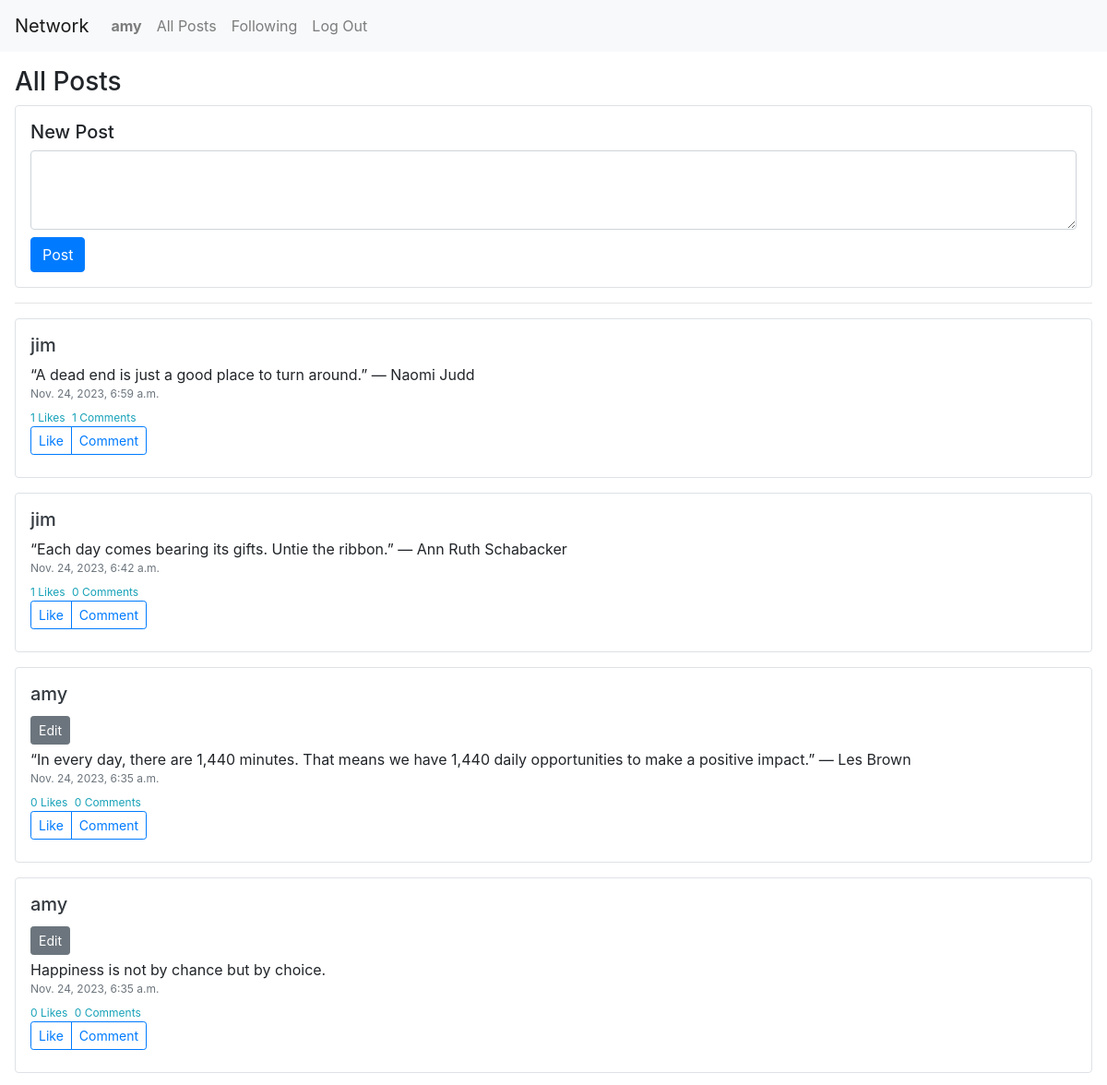
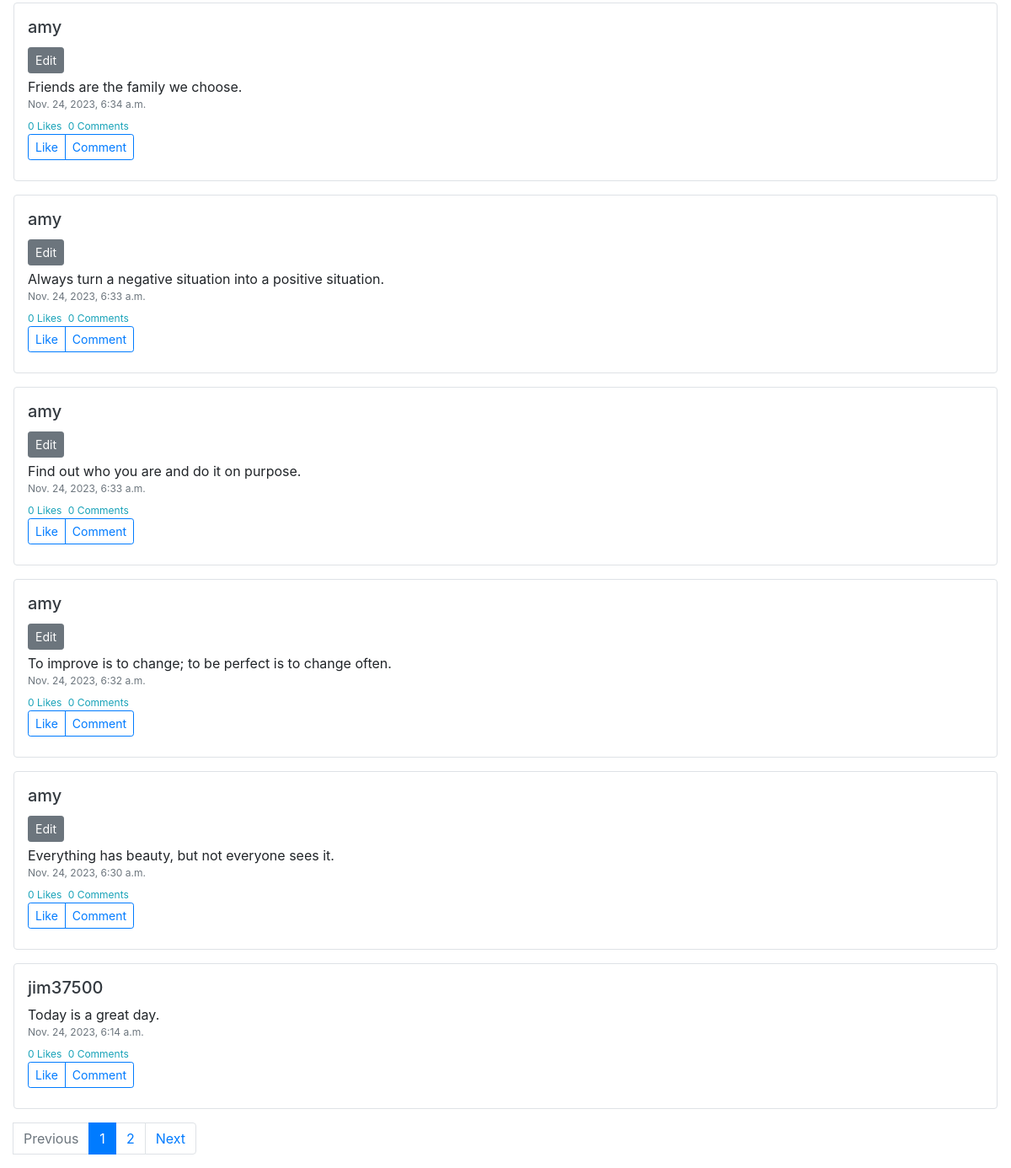
The app's page / (signed in) with its own data (2 pictures, top to bottom).
### network/models.py (models this page shows)
class User(AbstractUser):
    pass

class Post(models.Model):
    user = models.ForeignKey(User, on_delete=models.CASCADE, related_name="author")
    content = models.TextField()
    create_time = models.DateTimeField(auto_now_add=True)
    likes = models.IntegerField(default=0)
    comments = models.IntegerField(default=0)

### network/views.py (the view)
# urls.py: path("", views.index, name="index"),
def index(request):
    filter_posts = Post.objects.all().order_by('-create_time')
    posts = paginate_post(request, filter_posts)
    like_messages = generate_likes_list(request, posts)
    comments_list = generate_comments_list(posts)
    return render(request, "network/index.html", {
        "posts": posts,
        "likes": like_messages,
        "comments_list": comments_list
    })

### network/views.py (called while the page is built)
def paginate_post(request, filter_posts):
    posts_per_page = 10
    paginator = Paginator(filter_posts, posts_per_page)
    page_number = request.GET.get('page')
    try:
        posts = paginator.page(page_number)
    except PageNotAnInteger:
        posts = paginator.page(1)
    except EmptyPage:
        posts = paginator.page(paginator.num_pages)
    return posts

@login_required
def generate_likes_list(request, posts):
    like_messages = []
    for post in posts:
        liked = Like.objects.filter(user=request.user, post=post).exists()
        if liked:
            message = "Unlike"
        else:
            message = "Like"
        like_messages.append(message)
    return like_messages

def generate_comments_list(posts):
    comments_list = []
    for post in posts:
        comments = Comment.objects.filter(post=post)
        post.comments = comments.count()
        post.save()
        comments_list.append(comments)
    return comments_list

### network/templates/network/index.html (shortened to what this page needs)
{% extends "network/layout.html" %}
{% load static %}
{% block body %}
    <div class="mx-3 my-3">
        <h3>All Posts</h3>
        {% if user.is_authenticated %}
            <div class="border rounded px-3 py-3">
                <h5>New Post</h5>
                <form method="POST" action="{% url 'post' %}">
                    <textarea class="form-control" name="content" rows="3"></textarea>
                    <button class="btn btn-primary mt-2" type="submit">Post</button>
                </form>
            </div>
        {% endif %}
        <hr/>
        {% for post in posts %}
            <div class="border rounded px-3 py-3 mt-3">
                <h5><a href="{% url 'profile' post.user %}" class="text-dark">{{ post.user }}</a></h5>
                {% if user == post.user %}
                    <button type="button" class="btn btn-secondary btn-sm js-edit-btn my-1" data-post-id="{{ post.id|safe }}">Edit</button>
                {% endif %}
                <div class="post-content" id='post-id{{ post.id }}-content'>{{ post.content }}</div>
                <div class="post-time text-secondary" id='post-id{{ post.id }}-time'>{{ post.create_time }}</div>
                <div class="post-datas mt-2 text-info">
                    <span id="post-id{{ post.id }}-count-likes">{{ post.likes }} Likes</span>
                    <span class="ml-1"><span id="post-id{{ post.id }}-count-comments">{{ post.comments }}</span> Comments</span>
                </div>
                {% if user.is_authenticated %}
                    <div class="btn-group btn-group-sm" role="group" aria-label="Small button group">
                        {% for like in likes %}
                            {% if forloop.counter0 == forloop.parentloop.counter0 %}
                                <button type="button" class="btn btn-outline-primary js-like-btn" data-post-id="{{ post.id|safe }}">{{ like }}</button>
                            {% endif %}
                        {% endfor %}
                        <button type="button" class="btn btn-outline-primary js-comment-btn" data-post-id="{{ post.id|safe }}">Comment</button>
                    </div>
                {% else %}
                    <div class="text-warning require-login-text mt-1">Log in to like and comment on the post.</div>
                {% endif %}
            </div>
        {% endfor %}
        <nav aria-label="..." class="mt-3">
            <ul class="pagination">
                <li class="page-item">
                    {% if posts.has_previous %}
                        <a class="page-link" href="?page={{ posts.previous_page_number }}">Previous</a>
                    {% else %}
                        <li class="page-item disabled">
                            <span class="page-link">Previous</span>
                        </li>
                    {% endif %}
                </li>
                {% for page_num in posts.paginator.page_range %}
                    {% if posts.number == page_num %}
                        <li class="page-item active" aria-current="page">
                                <span class="page-link">
                                    {{ page_num }}
                            </span>
                        </li>
                    {% else %}
                        <li class="page-item"><a class="page-link" href="?page={{ page_num }}">{{ page_num }}</a></li>
                    {% endif %}
                {% endfor %}
                <li class="page-item">
                    {% if posts.has_next %}
                        <a class="page-link" href="?page={{ posts.next_page_number }}">Next</a>
                    {% else %}
                        <li class="page-item disabled">
                            <span class="page-link">Next</span>
                        </li>
                    {% endif %}
                </li>
            </ul>
        </nav>
    </div>
{% endblock %}

### network/templates/network/layout.html (shortened to what this page needs)
{% load static %}
<!DOCTYPE html>
<html lang="en">
    <head>
        <link rel="stylesheet" href="https://stackpath.bootstrapcdn.com/bootstrap/4.4.1/css/bootstrap.min.css">
        <link href="{% static 'network/styles.css' %}" rel="stylesheet">
    </head>
    <body>
        <nav class="navbar navbar-expand-lg navbar-light bg-light">
            <a class="navbar-brand" href="#">Network</a>
            <div>
                <ul class="navbar-nav mr-auto">
                    {% if user.is_authenticated %}
                        <li class="nav-item">
                            <a class="nav-link" href="{% url 'profile' user.username %}"><strong>{{ user.username }}</strong></a>
                        </li>
                    {% endif %}
                    <li class="nav-item">
                    <a class="nav-link" href="{% url 'index' %}">All Posts</a>
                    </li>
                    {% if user.is_authenticated %}
                        <li class="nav-item">
                            <a class="nav-link" href="{% url 'following' %}">Following</a>
                        </li>
                        <li class="nav-item">
                            <a class="nav-link" href="{% url 'logout' %}">Log Out</a>
                        </li>
                    {% endif %}
                </ul>
            </div>
        </nav>
        <div class="body">
            {% block body %}
            {% endblock %}
        </div>
    </body>
</html>

### network/static/network/styles.css (style rules this page uses)
.post-content { font-size: 16px; }
.post-time { font-size: 12px; }
.post-datas { font-size: 12px; }

### records on screen
User: username "amy"
Post: user "jim", content "“A dead end is just a good place to turn around.” — Naomi Judd", create_time "Nov. 24, 2023, 6:59 a.m.", likes "1", comments "1", likes "Like"
Post: user "jim", content "“Each day comes bearing its gifts. Untie the ribbon.” — Ann Ruth Schabacker", create_time "Nov. 24, 2023, 6:42 a.m.", likes "1", comments "0", likes "Like"
Post: user "amy", content "“In every day, there are 1,440 minutes. That means we have 1,440 daily opportunities to make a positive impact.” — Les Brown", create_time "Nov. 24, 2023, 6:35 a.m.", likes "0", comments "0", likes "Like"
Post: user "amy", content "Happiness is not by chance but by choice.", create_time "Nov. 24, 2023, 6:35 a.m.", likes "0", comments "0", likes "Like"
Post: user "amy", content "Friends are the family we choose.", create_time "Nov. 24, 2023, 6:34 a.m.", likes "0", comments "0", likes "Like"
Post: user "amy", content "Always turn a negative situation into a positive situation.", create_time "Nov. 24, 2023, 6:33 a.m.", likes "0", comments "0", likes "Like"
Post: user "amy", content "Find out who you are and do it on purpose.", create_time "Nov. 24, 2023, 6:33 a.m.", likes "0", comments "0", likes "Like"
Post: user "amy", content "To improve is to change; to be perfect is to change often.", create_time "Nov. 24, 2023, 6:32 a.m.", likes "0", comments "0", likes "Like"
Post: user "amy", content "Everything has beauty, but not everyone sees it.", create_time "Nov. 24, 2023, 6:30 a.m.", likes "0", comments "0", likes "Like"
Post: user "jim37500", content "Today is a great day.", create_time "Nov. 24, 2023, 6:14 a.m.", likes "0", comments "0", likes "Like"

### other values on screen
{{ page_num }} "1"
{{ page_num }} "2"
